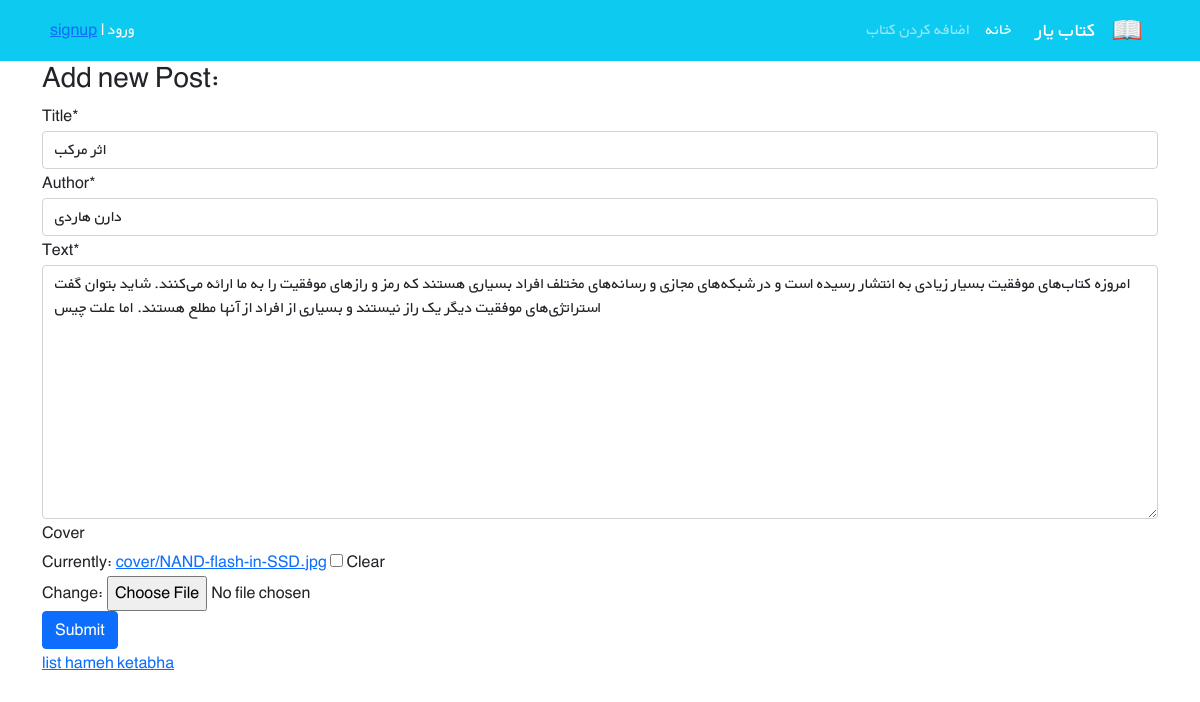
Screenshot of /books/6/edit/ with the database file from the repository.
### books/models.py (models this page shows, shortened)
class Book(models.Model):
    title = models.CharField(max_length=200)
    author = models.CharField(max_length=100)
    text = models.TextField()
    price = models.DecimalField(max_digits=6, decimal_places=2)
    cover = models.ImageField(upload_to="cover/", blank=True)

### books/views.py (the view)
# urls.py: path("<int:pk>/edit/", BookUpdateView.as_view(), name="book_update"),
class BookUpdateView(generic.UpdateView):
    model = Book
    fields = ["title", "author", "text", "cover",]
    template_name = "books/book_update.html"

### books/templates/books/book_update.html (shortened to what this page needs)
{% extends "_base.html" %}
{% load crispy_forms_tags %}
{% block content %}
    <h3>Add new Post:</h3>
    <form method="post" enctype="multipart/form-data">
        <table>
            {{ form|crispy }}
        </table>
        <button type="submit" class="btn btn-primary">Submit</button>
    </form>
    <a href="{% url "book_list" %}">list hameh ketabha</a>
{% endblock %}

### static/css/style.css (style rules this page uses)
* { font-family: 'BYekan', sans-serif; line-height: 1.8rem; }

### rows the page displays
Book: title "اثر مرکب", author "دارن هاردی", text "امروزه کتاب‌های موفقیت بسیار زیادی به انتشار رسیده است و در شبکه‌های مجازی و رسانه‌های مختلف افراد بسیاری هستند که رمز و رازهای موفقیت را به ما ارائه می‌کنند. شاید بتوان گفت استراتژی‌های موفقیت دیگر یک راز نیستند و بسیاری از افراد از آنها مطلع هستند. اما علت چیس"
